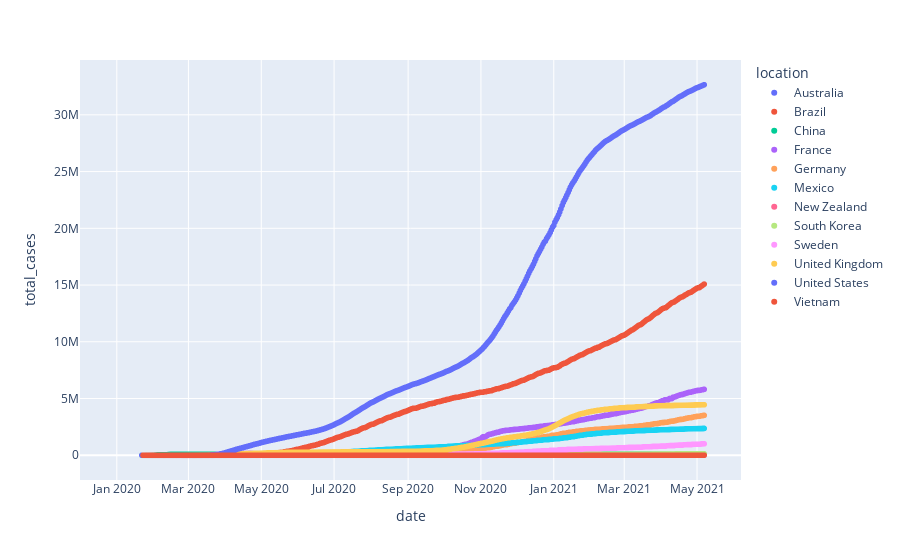

Notebook cell for this chart:
### Code cell
cases = px.scatter(df_base, x='date', y='total_cases', color='location')
cases.show()

### Figure 1 — Plotly figure (JSON) as saved in the notebook; plotly's stock layout.template omitted (floating-point values rounded to 4 significant figures; data arrays with more than 128 entries replaced by an {"elided": "..."} marker saying what was removed)
{"data": [{"hovertemplate": "location=Australia<br>date=%{x}<br>total_cases=%{y}<extra></extra>", "legendgroup": "Australia", "marker": {"color": "#636efa", "symbol": "circle"}, "mode": "markers", "name": "Australia", "showlegend": true, "type": "scattergl", "x": {"elided": "468 str values"}, "xaxis": "x", "y": {"elided": "468 float values"}, "yaxis": "y"}, {"hovertemplate": "location=Brazil<br>date=%{x}<br>total_cases=%{y}<extra></extra>", "legendgroup": "Brazil", "marker": {"color": "#EF553B", "symbol": "circle"}, "mode": "markers", "name": "Brazil", "showlegend": true, "type": "scattergl", "x": {"elided": "437 str values"}, "xaxis": "x", "y": {"elided": "437 float values"}, "yaxis": "y"}, {"hovertemplate": "location=China<br>date=%{x}<br>total_cases=%{y}<extra></extra>", "legendgroup": "China", "marker": {"color": "#00cc96", "symbol": "circle"}, "mode": "markers", "name": "China", "showlegend": true, "type": "scattergl", "x": {"elided": "472 str values"}, "xaxis": "x", "y": {"elided": "472 float values"}, "yaxis": "y"}, {"hovertemplate": "location=France<br>date=%{x}<br>total_cases=%{y}<extra></extra>", "legendgroup": "France", "marker": {"color": "#ab63fa", "symbol": "circle"}, "mode": "markers", "name": "France", "showlegend": true, "type": "scattergl", "x": {"elided": "470 str values"}, "xaxis": "x", "y": {"elided": "470 float values"}, "yaxis": "y"}, {"hovertemplate": "location=Germany<br>date=%{x}<br>total_cases=%{y}<extra></extra>", "legendgroup": "Germany", "marker": {"color": "#FFA15A", "symbol": "circle"}, "mode": "markers", "name": "Germany", "showlegend": true, "type": "scattergl", "x": {"elided": "467 str values"}, "xaxis": "x", "y": {"elided": "467 float values"}, "yaxis": "y"}, {"hovertemplate": "location=Mexico<br>date=%{x}<br>total_cases=%{y}<extra></extra>", "legendgroup": "Mexico", "marker": {"color": "#19d3f3", "symbol": "circle"}, "mode": "markers", "name": "Mexico", "showlegend": true, "type": "scattergl", "x": {"elided": "493 str values"}, "xaxis": "x", "y": {"elided": "493 float values"}, "yaxis": "y"}, {"hovertemplate": "location=New Zealand<br>date=%{x}<br>total_cases=%{y}<extra></extra>", "legendgroup": "New Zealand", "marker": {"color": "#FF6692", "symbol": "circle"}, "mode": "markers", "name": "New Zealand", "showlegend": true, "type": "scattergl", "x": {"elided": "435 str values"}, "xaxis": "x", "y": {"elided": "435 float values"}, "yaxis": "y"}, {"hovertemplate": "location=South Korea<br>date=%{x}<br>total_cases=%{y}<extra></extra>", "legendgroup": "South Korea", "marker": {"color": "#B6E880", "symbol": "circle"}, "mode": "markers", "name": "South Korea", "showlegend": true, "type": "scattergl", "x": {"elided": "473 str values"}, "xaxis": "x", "y": {"elided": "473 float values"}, "yaxis": "y"}, {"hovertemplate": "location=Sweden<br>date=%{x}<br>total_cases=%{y}<extra></extra>", "legendgroup": "Sweden", "marker": {"color": "#FF97FF", "symbol": "circle"}, "mode": "markers", "name": "Sweden", "showlegend": true, "type": "scattergl", "x": {"elided": "462 str values"}, "xaxis": "x", "y": {"elided": "462 float values"}, "yaxis": "y"}, {"hovertemplate": "location=United Kingdom<br>date=%{x}<br>total_cases=%{y}<extra></extra>", "legendgroup": "United Kingdom", "marker": {"color": "#FECB52", "symbol": "circle"}, "mode": "markers", "name": "United Kingdom", "showlegend": true, "type": "scattergl", "x": {"elided": "463 str values"}, "xaxis": "x", "y": {"elided": "463 float values"}, "yaxis": "y"}, {"hovertemplate": "location=United States<br>date=%{x}<br>total_cases=%{y}<extra></extra>", "legendgroup": "United States", "marker": {"color": "#636efa", "symbol": "circle"}, "mode": "markers", "name": "United States", "showlegend": true, "type": "scattergl", "x": {"elided": "472 str values"}, "xaxis": "x", "y": {"elided": "472 float values"}, "yaxis": "y"}, {"hovertemplate": "location=Vietnam<br>date=%{x}<br>total_cases=%{y}<extra></extra>", "legendgroup": "Vietnam", "marker": {"color": "#EF553B", "symbol": "circle"}, "mode": "markers", "name": "Vietnam", "showlegend": true, "type": "scattergl", "x": {"elided": "471 str values"}, "xaxis": "x", "y": {"elided": "471 float values"}, "yaxis": "y"}], "layout": {"legend": {"title": {"text": "location"}, "tracegroupgap": 0}, "margin": {"t": 60}, "xaxis": {"anchor": "y", "domain": [0.0, 1.0], "title": {"text": "date"}}, "yaxis": {"anchor": "x", "domain": [0.0, 1.0], "title": {"text": "total_cases"}}}}
